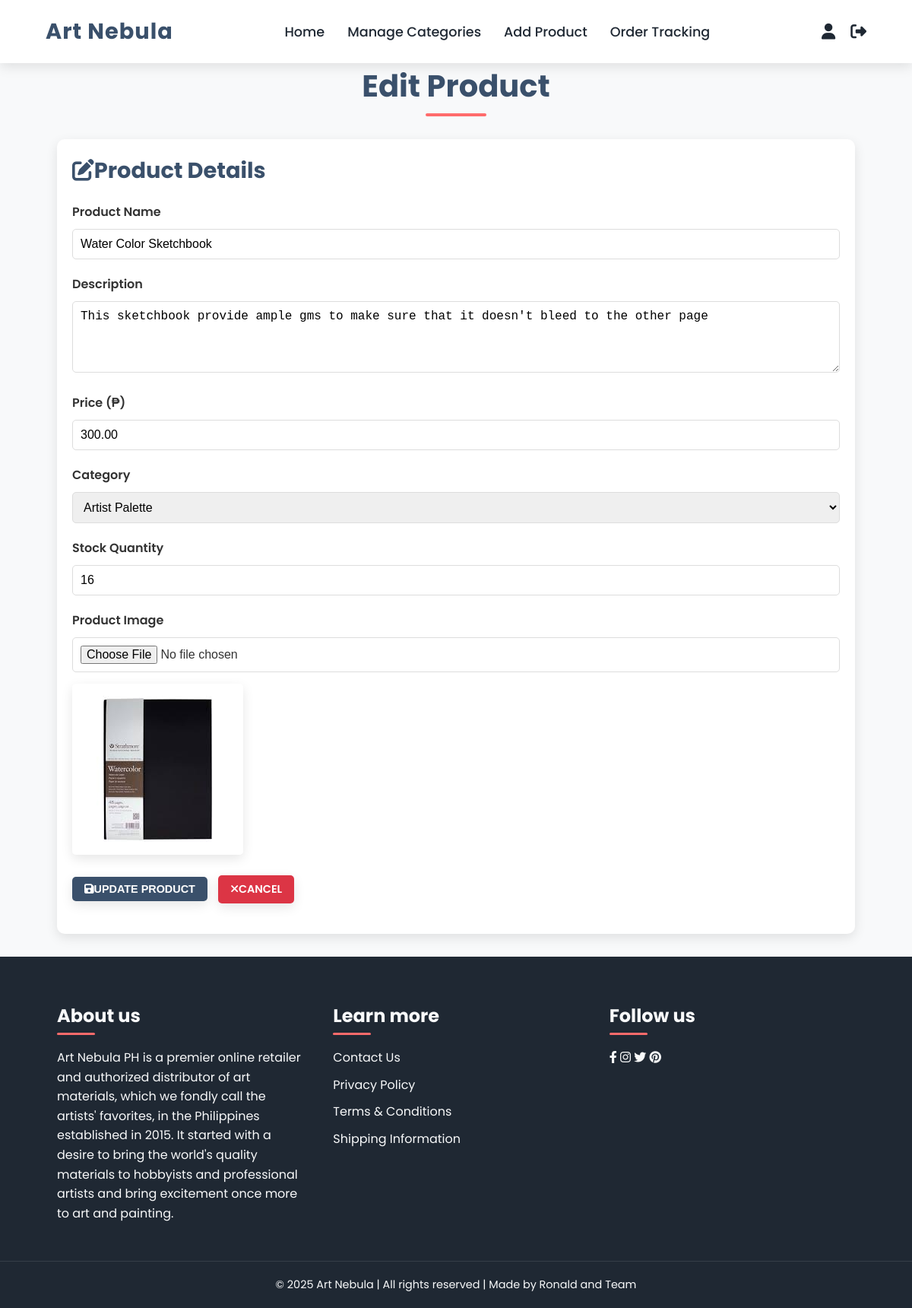
The app's page /admin/edit_products.php?id=13 (signed in) with its own data.
### tables this page shows
CREATE TABLE `products` (
  `id` int(11) NOT NULL,
  `name` varchar(255) NOT NULL,
  `stock` int(255) NOT NULL,
  `description` text NOT NULL,
  `price` decimal(10,2) NOT NULL,
  `category_id` int(11) NOT NULL,
  `image_path` varchar(255) NOT NULL,
  `created_at` timestamp NOT NULL DEFAULT current_timestamp(),
  `category` varchar(255) DEFAULT NULL
);

CREATE TABLE `categories` (
  `id` int(11) NOT NULL,
  `name` varchar(255) NOT NULL,
  `created_at` timestamp NOT NULL DEFAULT current_timestamp()
);

### admin/edit_products.php (the view, shortened to what this page needs)
<?php
$product_id = intval($_GET['id']);
$conn = connection();
$sql = "SELECT * FROM `products` WHERE id = ?";
$stmt = $conn->prepare($sql);
$stmt->bind_param("i", $product_id);
$stmt->execute();
$result = $stmt->get_result();
$product = $result->fetch_assoc();
$categories_query = "SELECT * FROM `categories` ORDER BY name";
$categories_result = $conn->query($categories_query);
?>
<!DOCTYPE html>
<html lang="en">
<head>
    <link rel="stylesheet" href="https://cdnjs.cloudflare.com/ajax/libs/font-awesome/6.4.0/css/all.min.css">
</head>
<body>
    <div class="nav">
        <div class="nav-menu flex-row">
            <div class="nav-brand">
                <a href="admin_homepage.php">Art Nebula</a>
            </div>
            <div class="collapse">
                <ul class="nav-items">
                <li class="nav-link">
                        <a href="admin_homepage.php">Home</a>
                    </li>
                    <li class="nav-link">
                        <a href="manage_categories.php" >Manage Categories</a>
                    </li>
                    <li class="nav-link">
                        <a href="add_product.php">Add Product</a>
                    </li>
                    <li class="nav-link">
                        <a href="order_tracking.php" class="active">Order Tracking</a>
                    </li>
                </ul>
            </div>
            <div class="icons-items">
                <a href="admin_profile.php" title="User Account"><i class="fa-solid fa-user"></i></a>
                <a href="../logout.php" title="Log Out"><i class="fa-solid fa-sign-out-alt"></i></a>
            </div>
        </div>
    </div>
    <main>
        <div class="container">
            <h1 class="heading">Edit Product</h1>
            <div class="card">
                <div class="card-header">
                    <h2><i class="fa-solid fa-edit me-2"></i>Product Details</h2>
                </div>
                <div class="card-body">
                    <form action="" method="POST" enctype="multipart/form-data">
                        <div class="form-group">
                            <label for="name">Product Name</label>
                            <input type="text" class="form-control" id="name" name="name"
                                   value="<?= htmlspecialchars($product['name']) ?>" required>
                        </div>
                        <div class="form-group">
                            <label for="description">Description</label>
                            <textarea class="form-control" id="description" name="description"
                                      rows="4" required><?= htmlspecialchars($product['description']) ?></textarea>
                        </div>
                        <div class="form-group">
                            <label for="price">Price (₱)</label>
                            <input type="number" class="form-control" id="price" name="price"
                                   step="0.01" min="0"
                                   value="<?= number_format($product['price'], 2, '.', '') ?>" required>
                        </div>
                        <div class="form-group">
                            <label for="category">Category</label>
                            <select class="form-control" id="category" name="category" required>
                                <?php
                                $categories_result->data_seek(0);
                                while ($category = $categories_result->fetch_assoc()): ?>
                                    <option value="<?= $category['id'] ?>"
                                        <?= $category['id'] == $product['category'] ? 'selected' : '' ?>>
                                        <?= htmlspecialchars($category['name']) ?>
                                    </option>
                                <?php endwhile; ?>
                            </select>
                        </div>
                        <div class="form-group">
                            <label for="stock">Stock Quantity</label>
                            <input type="number" class="form-control" id="stock" name="stock"
                                   min="0" value="<?= intval($product['stock']) ?>" required>
                        </div>
                        <div class="form-group">
                            <label for="image">Product Image</label>
                            <input type="file" class="form-control" id="image" name="image"
                                   accept="image/*">
                            <?php if (!empty($product['image_path'])): ?>
                                <img src="<?= htmlspecialchars($product['image_path']) ?>"
                                     alt="Current Product Image"
                                     class="preview-image">
                            <?php endif; ?>
                        </div>
                        <div class="form-group">
                            <button type="submit" class="btn" style="background-color: var(--primary-color); color: white;">
                                <i class="fa-solid fa-save me-2"></i>Update Product
                            </button>
                            <a href="manage_products.php" class="btn btn-danger" style="margin-left: 10px;">
                                <i class="fa-solid fa-times me-2"></i>Cancel
                            </a>
                        </div>
                    </form>
                </div>
            </div>
        </div>
    </main>
    <footer class="footer">
        <div class="container">
            <div class="about-us">
                <h2>About us</h2>
                <p>Art Nebula PH is a premier online retailer and authorized distributor of art materials, which we fondly call the artists' favorites, in the Philippines established in 2015. It started with a desire to bring the world's quality materials to hobbyists and professional artists and bring excitement once more to art and painting.</p>
            </div>
            <div class="learn-more">
                <h2>Learn more</h2>
                <p><a href="contact.php">Contact Us</a></p>
                <p><a href="privacy.php">Privacy Policy</a></p>
                <p><a href="terms.php">Terms & Conditions</a></p>
                <p><a href="shipping.php">Shipping Information</a></p>
            </div>
            <div class="follow">
                <h2>Follow us</h2>
                <div class="social-icons">
                <a href="https://web.facebook.com/artnebulaph?_rdc=1&_rdr#"><i class="fab fa-facebook-f"></i></a>
                    <a href="#"><i class="fab fa-instagram"></i></a>
                    <a href="#"><i class="fab fa-twitter"></i></a>
                    <a href="#"><i class="fab fa-pinterest"></i></a>
                </div>
            </div>
        </div>
        <div class="rights flex-row">
            <h4>&copy; <?= date('Y') ?> Art Nebula | All rights reserved | Made by Ronald and Team</h4>
        </div>
    </footer>
</body>
</html>

### admin/edit_products.php (style rules this page uses)
:root { --primary-color: #3a506b; --secondary-color: #ff6b6b; --accent-color: #6fffe9; --light-color: #f8f9fa; --dark-color: #1f2833; --text-color: #333; --text-light: #f8f9fa; --box-shadow: 0 5px 15px rgba(0, 0, 0, 0.1); --transition: all 0.3s ease; }
* { margin: 0; padding: 0; box-sizing: border-box; }
body { font-family: 'Poppins', sans-serif; color: var(--text-color); background-color: var(--light-color); overflow-x: hidden; }
a { text-decoration: none; color: inherit; }
ul { list-style-type: none; }
.container { width: 90%; max-width: 1200px; margin: 0 auto; padding: 0 15px; }
.flex-row { display: flex; flex-wrap: wrap; }
.nav { background-color: white; box-shadow: var(--box-shadow); position: sticky; top: 0; z-index: 100; }
.nav-menu { justify-content: space-between; align-items: center; padding: 20px 0; width: 90%; margin: 0 auto; }
.nav-brand a { font-size: 1.8rem; font-weight: 700; color: var(--primary-color); letter-spacing: 1px; }
.nav-items { display: flex; margin: 0; }
.nav-link { padding: 0 15px; }
.nav-link a { font-size: 1.1rem; font-weight: 500; color: var(--dark-color); transition: var(--transition); }
.icons-items { display: flex; align-items: center; gap: 20px; }
.icons-items a { font-size: 1.3rem; color: var(--dark-color); transition: var(--transition); }
.heading { text-align: center; position: relative; margin-bottom: 40px; font-size: 2.5rem; color: var(--primary-color); }
.heading::after { content: ''; position: absolute; bottom: -10px; left: 50%; transform: translateX(-50%); width: 80px; height: 4px; background-color: var(--secondary-color); border-radius: 2px; }
.card { background-color: white; border-radius: 10px; box-shadow: var(--box-shadow); padding: 20px; margin-bottom: 30px; }
.card-header { margin-bottom: 20px; }
.card-header h2 { font-size: 1.8rem; color: var(--primary-color); }
.btn { display: inline-block; padding: 8px 16px; background-color: var(--secondary-color); color: white; border: none; border-radius: 5px; cursor: pointer; font-size: 0.9rem; font-weight: 600; text-transform: uppercase; transition: var(--transition); box-shadow: var(--box-shadow); }
.btn-danger { background-color: #dc3545; }
.footer { background-color: var(--dark-color); color: var(--light-color); padding: 60px 0 20px; }
.footer .container { display: grid; grid-template-columns: repeat(auto-fit, minmax(250px, 1fr)); gap: 40px; }
.footer h2 { position: relative; margin-bottom: 25px; font-size: 1.5rem; }
.footer h2::after { content: ''; position: absolute; bottom: -8px; left: 0; width: 50px; height: 3px; background-color: var(--secondary-color); border-radius: 2px; }
.footer p { line-height: 1.6; margin-bottom: 10px; }
.rights { margin-top: 40px; padding-top: 20px; border-top: 1px solid rgba(255, 255, 255, 0.1); justify-content: center; text-align: center; }
.rights h4 { font-weight: 400; font-size: 0.9rem; }
.form-group { margin-bottom: 20px; }
.form-group label { display: block; margin-bottom: 10px; font-weight: 600; }
.form-control { width: 100%; padding: 10px; border: 1px solid #ddd; border-radius: 5px; font-size: 1rem; }
.preview-image { max-width: 300px; max-height: 300px; margin-top: 15px; border-radius: 5px; box-shadow: var(--box-shadow); }

### records on screen
products: name "Water Color Sketchbook", description "This sketchbook provide ample gms to make sure that it doesn't bleed to the other page", price "300.00", category "Artist Palette", stock "16", image_path (picture)
